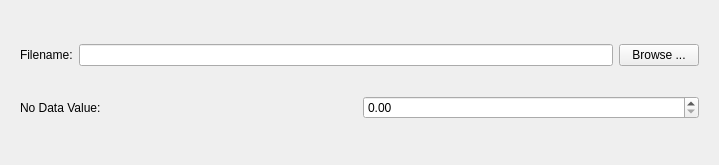
<ui version="4.0" >
 <class>HeadLevelOutputForm</class>
 <widget class="QWidget" name="HeadLevelOutputForm" >
  <property name="geometry" >
   <rect>
    <x>0</x>
    <y>0</y>
    <width>719</width>
    <height>165</height>
   </rect>
  </property>
  <property name="windowTitle" >
   <string>Form</string>
  </property>
  <layout class="QVBoxLayout" >
   <item>
    <widget class="QFrame" name="frame" >
     <property name="frameShape" >
      <enum>QFrame::NoFrame</enum>
     </property>
     <property name="frameShadow" >
      <enum>QFrame::Plain</enum>
     </property>
     <layout class="QVBoxLayout" >
      <item>
       <layout class="QHBoxLayout" >
        <item>
         <widget class="QLabel" name="_fileLabel" >
          <property name="text" >
           <string>Filename:</string>
          </property>
         </widget>
        </item>
        <item>
         <widget class="QLineEdit" name="_filename" />
        </item>
        <item>
         <widget class="QPushButton" name="browseButton" >
          <property name="text" >
           <string>Browse ...</string>
          </property>
         </widget>
        </item>
       </layout>
      </item>
      <item>
       <layout class="QHBoxLayout" >
        <item>
         <widget class="QLabel" name="label" >
          <property name="text" >
           <string>No Data Value:</string>
          </property>
         </widget>
        </item>
        <item>
         <widget class="QDoubleSpinBox" name="_noDataValue" />
        </item>
       </layout>
      </item>
     </layout>
    </widget>
   </item>
  </layout>
 </widget>
 <resources/>
 <connections/>
</ui>
